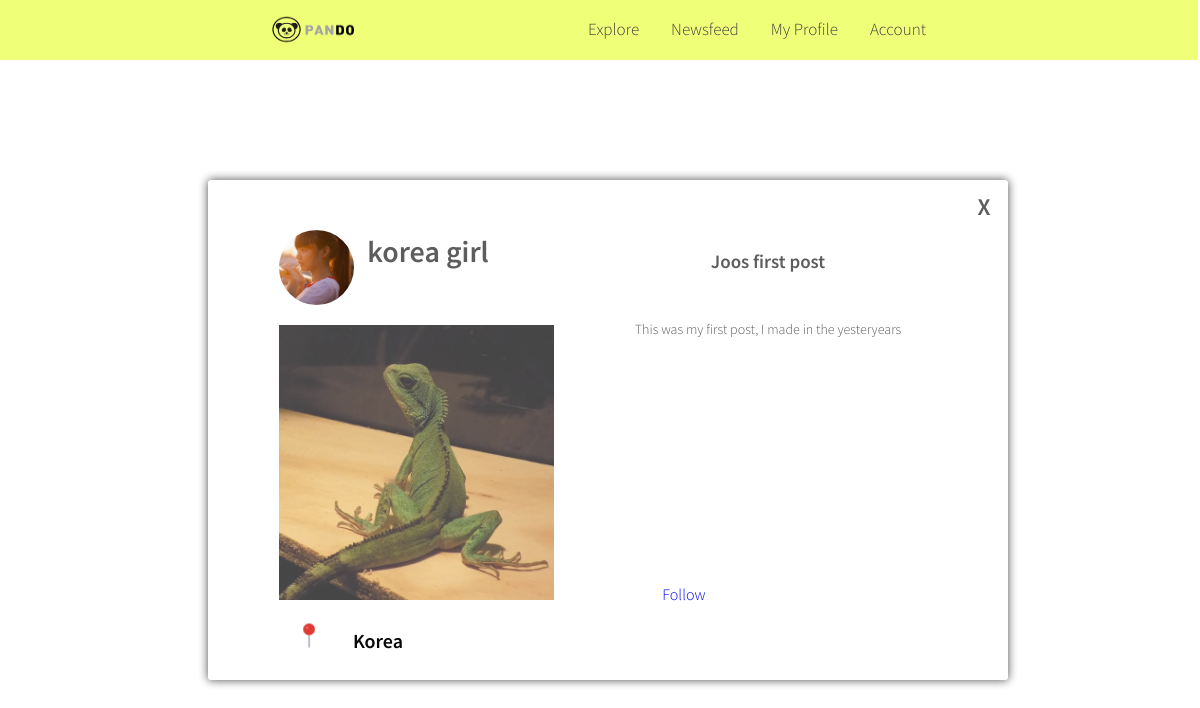
/PANDO/explorepost.php?post=2, run on the app's committed database.
### tables this page shows
CREATE TABLE `users` (
  `userID` int(8) NOT NULL AUTO_INCREMENT,
  `username` varchar(32) NOT NULL,
  `password` varchar(32) NOT NULL,
  `email` varchar(32) NOT NULL,
  `blogName` varchar(64) DEFAULT NULL,
  `location` varchar(128) DEFAULT NULL,
  `shortDesc` text,
  `thumbnail` varchar(256) DEFAULT NULL,
  `language` int(1) NOT NULL,
  PRIMARY KEY (`userID`)
);

CREATE TABLE `posts` (
  `postID` int(8) NOT NULL AUTO_INCREMENT,
  `title` varchar(32) NOT NULL,
  `textblob` varchar(1024) NOT NULL,
  `userID` int(8) NOT NULL,
  `pAddress` varchar(32) DEFAULT NULL,
  `location` varchar(128) DEFAULT NULL,
  `date` date NOT NULL,
  PRIMARY KEY (`postID`),
  KEY `usertable` (`userID`),
  CONSTRAINT `posts_ibfk_1` FOREIGN KEY (`userID`) REFERENCES `users` (`userID`) ON DELETE CASCADE
);

### PANDO/explorepost.php (the view, shortened to what this page needs)
<!DOCTYPE HTML>
<?php
    include '../php_func.php';
    $post = $_GET['post'];
    $result = getPost($post);
    $row = $result->fetch_array(MYSQLI_ASSOC);
?>
<html>
<head>
  <link rel="stylesheet" type="text/css" href="explorepost_style.css">
</head>
<body onload="showpopup()">
  <div class="topnav">
    <a href="home.php">
      <img src="pandologotp.png" alt ="PANDO" />
    </a>
    <div id="links">
      <a href="createaccount.html" class="nav_items">Account</a>
      <a href="myprofile.php?user=<?php echo $_SESSION['userName']; ?>" class="nav_items">My Profile</a>
      <a href="newsfeed.php" class="nav_items">Newsfeed</a>
      <a href="explorepg.php" class="nav_items">Explore</a>
    </div>
  </div>
  <center>
<?php
    $data = getUserThumb($row['userID']);
    $r = $data->fetch_array(MYSQLI_ASSOC);
    $url = "./handlesub.php?user=".$row['userID'];
    $word = '
    <div id="fullpost">
        <a href="explorepg.php" id ="exit_post" class="signup">X</a>
       <img src="'.$r['thumbnail'].'" class="profilepic">
       <h6 class="blogname"><a href="./myprofile.php?user='.$r['username'].'" class="blogname">'.$r['blogName'].'</a></h6>
       <a href='.$url.'>Follow</a>
       <img src="'.$row['pAddress'].'"alt="Post title" class="image">
        <div class="pinlocation">
              <img src="pin.png" alt="Location" class="pin">
              <h6 class="city">'.$row['location'].'</h6>
            </div>
          <div class="descriparea">
                  <h6 class="title">'.$row['title'].'</h6>
                  <span class="descrip">'.$row['textblob'].'</span>
          </div>
            <!-- <center>
              <span class="hovertext">'.$row['title'].'</span>
            </center> -->';
    echo $word;
            ?>
    </div>
  </center>
</body>
</html>

### PANDO/explorepost_style.css (style rules this page uses)
body { background-color: #FFF; background: url(templelant.jpg); background-repeat: no-repeat; background-attachment: fixed; background-size:cover; width: 100%; height: auto; }
.topnav { overflow: hidden; background-color: #f0ff78; width: 100%; margin-top:-180px; margin-left:-10px; margin-right:-10px; position:fixed; z-index: 9999999999; display:block; position:fixed; }
.topnav img { width:120px; height:60px; float: left; margin-left:16em; margin-top: 0px; }
a.nav_items { float: right; display: block; color: #404040; text-align: center; padding:18px 16px; font-family: 'sourcesans', Helvetica; text-decoration: none; font-size: 17px; }
#links { margin-right: 16em; }
#fullpost { width: 800px; height: 500px; margin-top: 180px; margin-bottom:30px; background-color: #ffffff; border-radius: 3px; box-shadow: 0px 0px 10px 0px #424242; padding: 10px; box-sizing : border-box; font-family: 'sourcesans', helvetica; visibility: hidden; display: none; opacity:0.97; z-index:9999999; }
#exit_post { position:relative; right:-115px; bottom:90px; text-decoration: none; color: #585858; font-weight: bold; font-size: 150%; }
.profilepic { height:75px; width: 75px; border-radius: 75px; margin-top:40px; margin-left:-600px; }
.image { width:275px; height: 275px; opacity:0.75; margin-left: -430px; margin-top: -15px; }
.pin { width:50px; height: 50px; }
.city { margin-left:140px; margin-top:-35px; font-size: 20px; }
.pinlocation { margin-left:-600px; margin-top: 5px; }
h6 { font-family: 'sourcesans', Helvetica; font-weight: bold; }
.blogname { margin-top:-80px; margin-left:-180px; font-size:30px; color:#585858; }
a { text-decoration: none; }
.descriparea { width: 400px; height:400px; margin-top:-460px; margin-right:30px; float:right; overflow:hidden; }
.title { font-size:19px; font-family: 'sourcesans', Helvetica; font-weight: bold; margin-top:10px; color:#585858; }
.descrip { text-decoration: none; font-family: 'sourcesans', Helvetica; font-size:14px; color: #585858; }

### data on the page
users: thumbnail (picture), blogName "korea girl"
posts: pAddress (picture), location "Korea", title "Joos first post", textblob "This was my first post, I made in the yesteryears"
